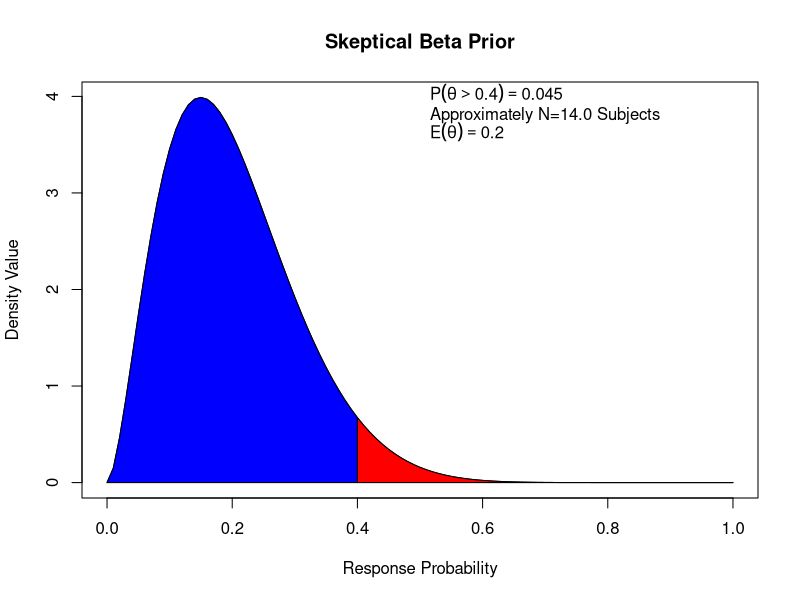
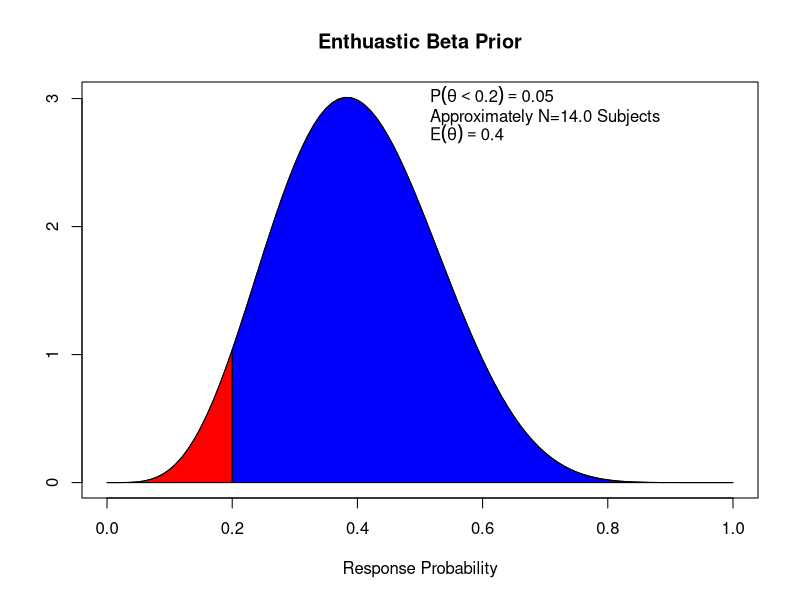
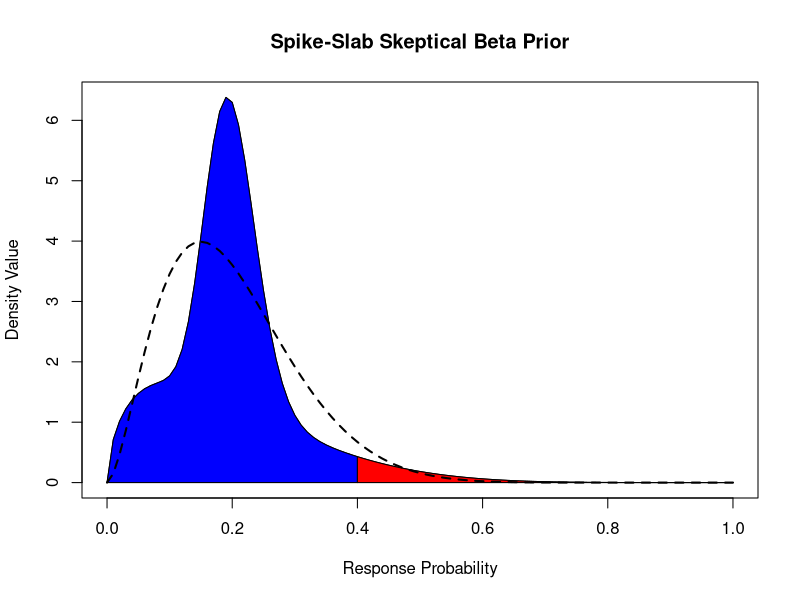
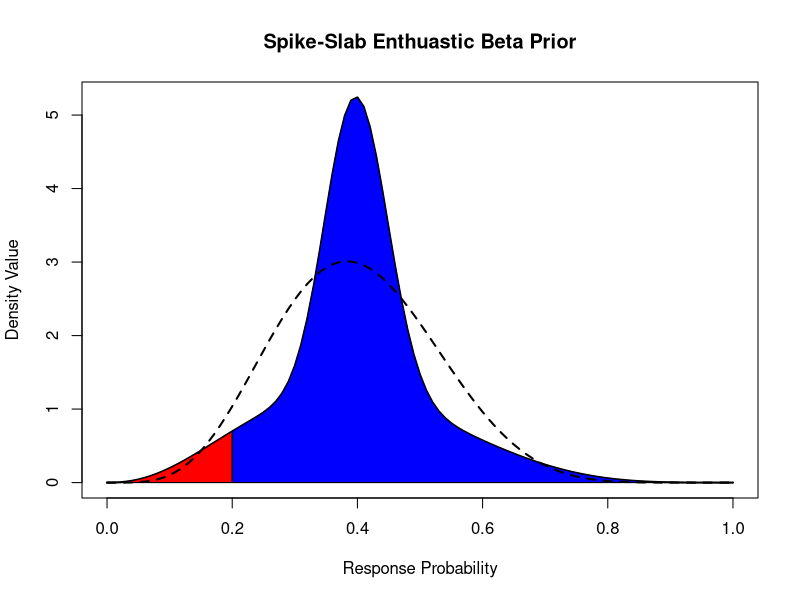
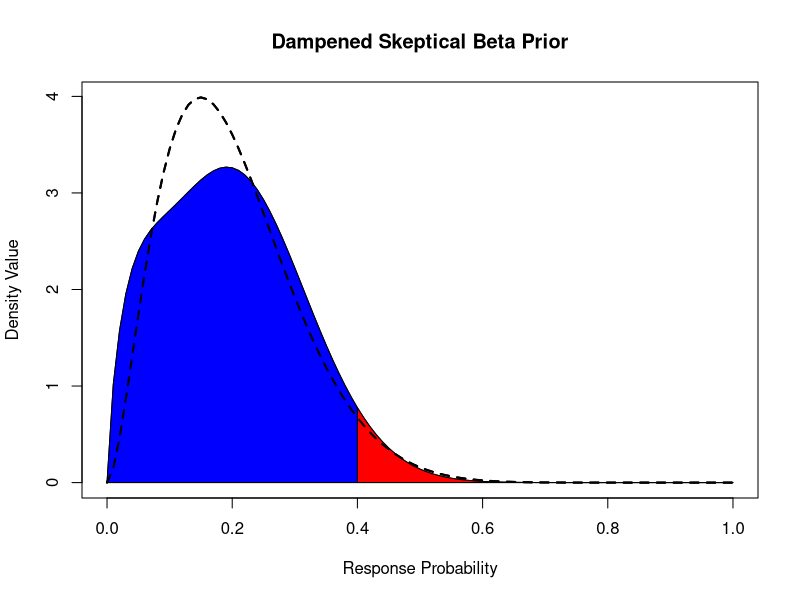
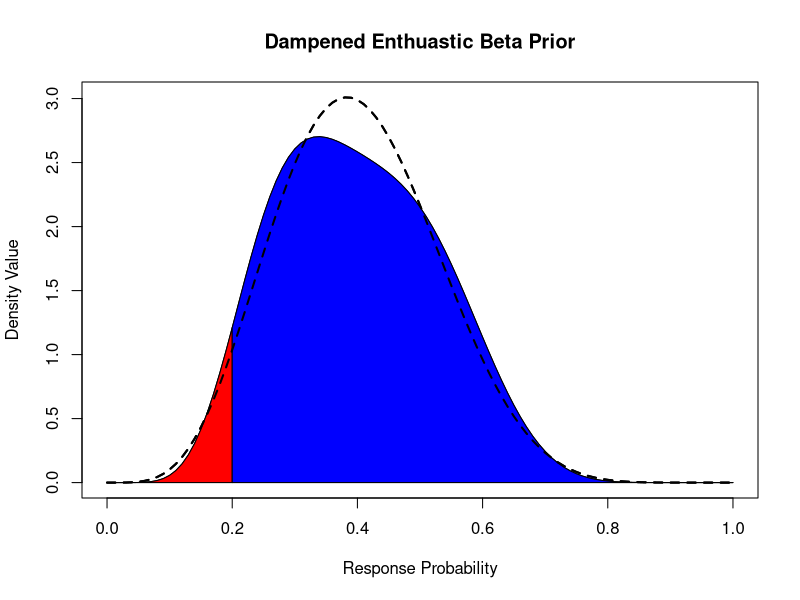

Write R code to recreate these figures, in order.
rm(list = ls())

### ORIGINAL FIRST
# mean of skeptical prior
p.skpt<-0.20
# mean of enthuastic prior
p.enth<-0.40
tail.skpt<-0.045
tail.enth<-0.05

# Step 1: Create grid for possible values of phi
phi.range<-seq(0,1000,by=0.01)

# Step 2: Compute tail probabilities for every possible choice of phi
# upper tail probability equal to tail.skpt
quantiles.skpt<-qbeta(tail.skpt,(p.skpt)*phi.range,(1-(p.skpt))*phi.range,lower.tail=FALSE)
# lower tail probability equal to tail.enth
quantiles.enth<-qbeta(tail.enth,(p.enth)*phi.range,(1-(p.enth))*phi.range,lower.tail=TRUE)

# Step 3: Grid search to find value of phi with the desired tail probability for the priors
phi_L<-phi.range[which.min(abs(p.enth-quantiles.skpt))] # fixed 5/13/19
phi_H<-phi.range[which.min(abs(p.skpt-quantiles.enth))] # fixed 5/13/19

# Step 4: Find parameters for the priors
alpha.skpt<-(p.skpt)*phi_L
beta.skpt<-(1-(p.skpt))*phi_L
alpha.enth<-(p.enth)*phi_H
beta.enth<-(1-(p.enth))*phi_H



# Step 5: Plot Skeptical and enthuastic priors separately
## 7/19/19 match slide 14 from FDA presentation, shade in gray scale, set 350 DPI
par(ask=TRUE)
par(mfrow = c(1, 1)) 
x<-seq(0,1,by=0.01)
# Make 2 boxplots
#low (skeptical)
plot(x,dbeta(x,alpha.skpt,beta.skpt),type="l",
     xlab="Response Probability",ylab="Density Value",
     main="Skeptical Beta Prior",
     #xaxt="n",
     ylim=c(0,max(dbeta(x,alpha.skpt,beta.skpt))))

polygon(c(x[x<=0.4],0.4),c(dbeta(x,alpha.skpt,beta.skpt)[x<=0.4],0),col="blue")
polygon(c(x[x>=0.4],0.4),c(dbeta(x,alpha.skpt,beta.skpt)[x>=0.4],0),col="red")
text(0.5, 4,expression(P(theta>0.40)==0.045),pos=4)
text(0.5,3.8,"Approximately N=14.0 Subjects",pos=4)
text(0.5,3.6,expression(E(theta)==0.20),pos=4)
#axis(1,at=p.skpt,labels=expression(theta[0]))
#axis(1,at=seq(0,1,by=0.2))
#high (enthuastic)
plot(x,dbeta(x,alpha.enth,beta.enth),type="l",
     xlab="Response Probability",
     ylab="",
     main="Enthuastic Beta Prior",
     #xaxt="n",
     yaxt="n",
     ylim=c(0,max(dbeta(x,alpha.enth,beta.enth))))
axis(2,at=c(0,1,2,3),labels=c(0,1,2,3))
polygon(c(x[x<=0.2],0.2),c(dbeta(x,alpha.enth,beta.enth)[x<=0.2],0),col="red")
polygon(c(x[x>=0.2],0.2),c(dbeta(x,alpha.enth,beta.enth)[x>=0.2],0),col="blue")
text(0.5, 3,expression(P(theta<0.20)==0.05),pos=4)
text(0.5,2.85,"Approximately N=14.0 Subjects",pos=4)
text(0.5,2.7,expression(E(theta)==0.40),pos=4)

### SPIKE NEXT
# mean of skeptical prior
p.skpt<-0.20
# mean of enthuastic prior
p.enth<-0.40
tail.skpt<-0.045*2
tail.enth<-0.05*2

# Step 1: Create grid for possible values of phi
phi.range<-seq(0,1000,by=0.01)

# Step 2: Compute tail probabilities for every possible choice of phi
# upper tail probability equal to tail.skpt
quantiles.skpt<-qbeta(tail.skpt,(p.skpt)*phi.range,(1-(p.skpt))*phi.range,lower.tail=FALSE)
# lower tail probability equal to tail.enth
quantiles.enth<-qbeta(tail.enth,(p.enth)*phi.range,(1-(p.enth))*phi.range,lower.tail=TRUE)

# Step 3: Grid search to find value of phi with the desired tail probability for the priors
phi_L<-phi.range[which.min(abs(p.enth-quantiles.skpt))] # fixed 5/13/19
phi_H<-phi.range[which.min(abs(p.skpt-quantiles.enth))] # fixed 5/13/19

# Step 4: Find parameters for the priors
alpha.skpt.1<-(p.skpt)*phi_L
beta.skpt.1<-(1-(p.skpt))*phi_L
alpha.enth.1<-(p.enth)*phi_H
beta.enth.1<-(1-(p.enth))*phi_H

par(ask=FALSE)
par(mfrow = c(1, 1)) 
x<-seq(0,1,by=0.01)
const<-20


y<-.5*dbeta(x,alpha.skpt.1,beta.skpt.1)+.5*dbeta(x,1*const,4*const)
plot(x,y,type='l',
     xlab="Response Probability",ylab="Density Value",
     main="Spike-Slab Skeptical Beta Prior")
polygon(c(x[x<=0.4],0.4),c(y[x<=0.4],0),col="blue")
polygon(c(x[x>=0.4],0.4),c(y[x>=0.4],0),col="red")
lines(x,dbeta(x,alpha.skpt,beta.skpt),type='l',lty="dashed",lwd=2)

.5*pbeta(.4,alpha.skpt.1,beta.skpt.1)+.5*pbeta(.4,1*const,4*const)

plot(x,.5*dbeta(x,alpha.enth.1,beta.enth.1)+.5*dbeta(x,40,60),type='l',lwd=2,
     xlab="Response Probability",ylab="Density Value",
     main="Spike-Slab Enthuastic Beta Prior")
y<-.5*dbeta(x,alpha.enth.1,beta.enth.1)+.5*dbeta(x,40,60)
polygon(c(x[x<=0.2],0.2),c(y[x<=0.2],0),col="red")
polygon(c(x[x>=0.2],0.2),c(y[x>=0.2],0),col="blue")
lines(x,dbeta(x,alpha.enth,beta.enth),type='l',lty="dashed",lwd=2)
.5*pbeta(.2,alpha.enth.1,beta.enth.1)+.5*pbeta(.2,40,60)
### FLAT LAST
# mean of skeptical prior
separation<-0.06
# specify the ratio for how much lower vs. higher
# 2:1
p.skpt.1<-0.2-separation
p.skpt.2<-0.2+separation

tail.skpt<-0.045

# Step 1: Create grid for possible values of phi
phi.range<-seq(0,1000,by=0.01)

# Step 2: Compute tail probabilities for every possible choice of phi
# upper tail probability equal to tail.skpt
quantiles.skpt.1<-qbeta(tail.skpt-0.03,(p.skpt.1)*phi.range,
                        (1-(p.skpt.1))*phi.range,lower.tail=FALSE)
quantiles.skpt.2<-qbeta(tail.skpt+0.03,(p.skpt.2)*phi.range,
                        (1-(p.skpt.2))*phi.range,lower.tail=FALSE)

# Step 3: Grid search to find value of phi with the desired tail probability for the priors
phi_L.1<-phi.range[which.min(abs(p.enth-quantiles.skpt.1))] # fixed 5/13/19
phi_L.2<-phi.range[which.min(abs(p.enth-quantiles.skpt.2))] # fixed 5/13/19

# Step 4: Find parameters for the priors
alpha.skpt2.1<-(p.skpt.1)*phi_L.1
beta.skpt2.1<-(1-(p.skpt.1))*phi_L.1
alpha.skpt2.2<-(p.skpt.2)*phi_L.2
beta.skpt2.2<-(1-(p.skpt.2))*phi_L.2

y<-1/2*dbeta(x,alpha.skpt2.1,beta.skpt2.1)+
  1/2*dbeta(x,alpha.skpt2.2,beta.skpt2.2)
plot(x,dbeta(x,alpha.skpt,beta.skpt),type='l',
     xlab="Response Probability",ylab="Density Value",
     main="Dampened Skeptical Beta Prior",lty="dashed",lwd=2)
lines(x,y)
polygon(c(x[x<=0.4],0.4),c(y[x<=0.4],0),col="blue")
polygon(c(x[x>=0.4],0.4),c(y[x>=0.4],0),col="red")
lines(x,dbeta(x,alpha.skpt,beta.skpt),type='l',lty="dashed",lwd=2)

pbeta(0.4,alpha.skpt,beta.skpt,lower.tail=FALSE)
1/2*pbeta(0.4,alpha.skpt2.1,beta.skpt2.1,lower.tail=FALSE)+
  1/2*pbeta(0.4,alpha.skpt2.2,beta.skpt2.2,lower.tail=FALSE)

### FLAT LAST
# mean of enthuastic prior
separation<-0.09
p.enth.1<-0.4-separation
p.enth.2<-0.4+separation

tail.enth<-0.05

# Step 1: Create grid for possible values of phi
phi.range<-seq(0,1000,by=0.01)

# Step 2: Compute tail probabilities for every possible choice of phi
# upper tail probability equal to tail.enth
quantiles.enth.1<-qbeta(tail.enth+0.049,(p.enth.1)*phi.range,
                        (1-(p.enth.1))*phi.range,lower.tail=TRUE)
quantiles.enth.2<-qbeta(tail.enth-0.049,(p.enth.2)*phi.range,
                        (1-(p.enth.2))*phi.range,lower.tail=TRUE)

# Step 3: Grid search to find value of phi with the desired tail probability for the priors
phi_H.1<-phi.range[which.min(abs(p.skpt-quantiles.enth.1))] # fixed 5/13/19
phi_H.2<-phi.range[which.min(abs(p.skpt-quantiles.enth.2))] # fixed 5/13/19

# Step 4: Find parameters for the priors
alpha.enth2.1<-(p.enth.1)*phi_H.1
beta.enth2.1<-(1-(p.enth.1))*phi_H.1
alpha.enth2.2<-(p.enth.2)*phi_H.2
beta.enth2.2<-(1-(p.enth.2))*phi_H.2

plot(x,dbeta(x,alpha.enth,beta.enth),type='l',lty="dashed",lwd=2,
     xlab="Response Probability",ylab="Density Value",
     main="Dampened Enthuastic Beta Prior")
y<-1/2*dbeta(x,alpha.enth2.1,beta.enth2.1)+
  1/2*dbeta(x,alpha.enth2.2,beta.enth2.2)
lines(x,y)
polygon(c(x[x<=0.2],0.2),c(y[x<=0.2],0),col="red")
polygon(c(x[x>=0.2],0.2),c(y[x>=0.2],0),col="blue")
lines(x,dbeta(x,alpha.enth,beta.enth),type='l',lty="dashed",lwd=2)





pbeta(0.2,alpha.enth,beta.enth,lower.tail=TRUE)
1/2*pbeta(0.2,alpha.enth2.1,beta.enth2.1,lower.tail=TRUE)+
  1/2*pbeta(0.2,alpha.enth2.2,beta.enth2.2,lower.tail=TRUE)

.5*alpha.enth2.1/(alpha.enth2.1+beta.enth2.1)+
  .5*alpha.enth2.2/(alpha.enth2.2+beta.enth2.2)


